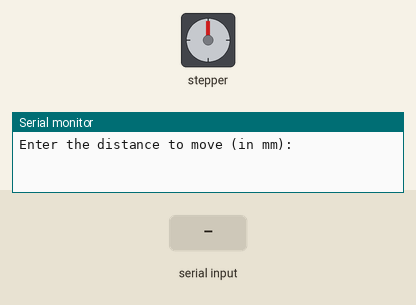
A sketch run on a simulated Arduino Uno, built with avr-gcc and run on an emulated ATmega328P. Shown: stepper motor, the last lines printed to the serial monitor. Wiring (inferred from the names in the program): stepper motor driver (200 steps per turn assumed): step pin 3; direction pin 2. The test bench sets the inputs (shaded band).

Above: at 1.2 s.
1.3 s: "90,45\n" received over Serial
At 2.4 s:
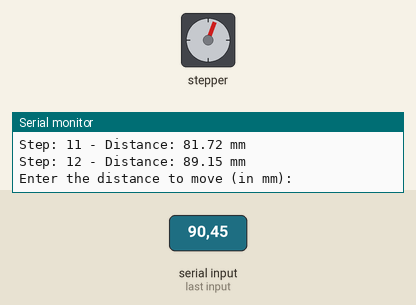
3.0 s: "200\n" received over Serial
At 4.9 s:
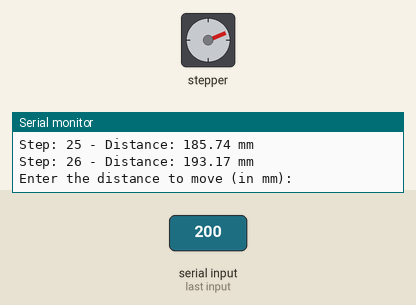
5.2 s: "90\n" received over Serial
At 6.4 s:
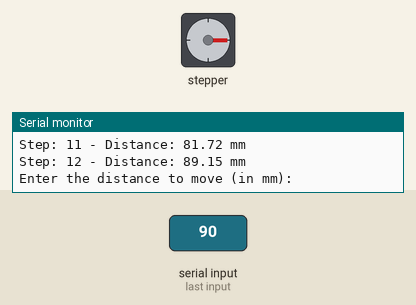
6.9 s: "90,45\n" received over Serial
At 7.9 s:
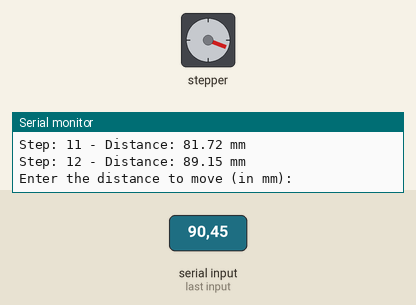
8.6 s: "90\n" received over Serial
At 10.0 s:
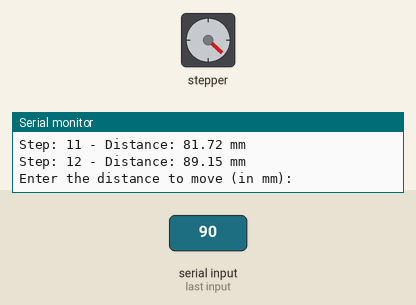
10.3 s: "30,150\n" received over Serial
At 10.8 s:
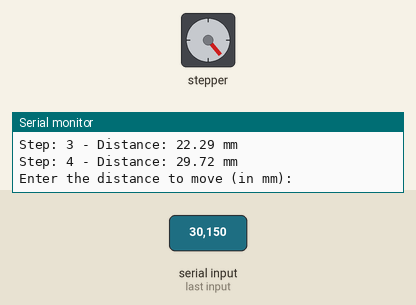
Timing chart, 0 to 12.8 s (numbered marks = the images above; inputs shaded):
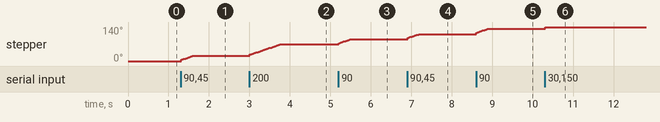

Measured:
- after the input at 1.3 s, stepper: turns 21° clockwise in 0.27 s, starting at once
- after the input at 3.0 s, stepper: turns 47° clockwise in 0.74 s, starting at once
- after the input at 5.2 s, stepper: turns 22° clockwise in 0.27 s, starting at once
- after the input at 6.9 s, stepper: turns 21° clockwise in 0.27 s, starting at once
- after the input at 8.6 s, stepper: turns 22° clockwise in 0.27 s, starting at once
- after the input at 10.3 s, stepper: goes 138° 0.02 s, then 140°, starting at once

The sketch:

move_belt.ino
```cpp
const int stepPin = 3; // Pin to send step pulses
const int dirPin = 2;  // Pin to set direction or enable
const float distancePerStepInches = 0.2925; // Distance the belt moves per step in inches
const float inchToMm = 25.4; // Conversion factor from inches to millimeters

void setup() {
  pinMode(stepPin, OUTPUT);
  pinMode(dirPin, OUTPUT);
  Serial.begin(9600); // Start the Serial Monitor with a baud rate of 9600
  Serial.println("Enter the distance to move (in mm):"); // Prompt user to enter distance
}

void moveBelt(float distanceMm) {
  float distanceInches = distanceMm / inchToMm;

  // Calculate the number of steps needed to move the desired distance in inches
  int steps = distanceInches / distancePerStepInches;
  // circumfrence is 58.5 inches
  if (distanceMm > 0) {
    digitalWrite(dirPin, HIGH); // Set direction to forward
  } else {
    digitalWrite(dirPin, LOW); // Set direction to backward
    steps = -steps; // Convert steps to positive since distance is negative
  }

  for (int i = 0; i < steps; i++) {
    digitalWrite(stepPin, HIGH);
    delayMicroseconds(1000); // we have 1.8 degrees moved per step - 200 steps per rev
    digitalWrite(stepPin, LOW);
    delayMicroseconds(1000);

    // Print the current step and distance moved to the Serial Monitor
    float currentDistanceInches = (i + 1) * distancePerStepInches;
    float currentDistanceMm = currentDistanceInches * inchToMm;
    Serial.print("Step: ");
    Serial.print(i + 1);
    Serial.print(" - Distance: ");
    Serial.print(currentDistanceMm);
    Serial.println(" mm");
  }
}

void loop() {
  // Checking Serial Monitor
  if (Serial.available() > 0) {
    String input = Serial.readStringUntil('\n'); // Read the input from Serial Monitor
    float distanceMm = input.toFloat(); // Convert the input to a float

    // Move the belt the specified distance in mm
    moveBelt(distanceMm);

    // Prompt the user to enter the distance again
    Serial.println("Enter the distance to move (in mm):");
  }
}
```
